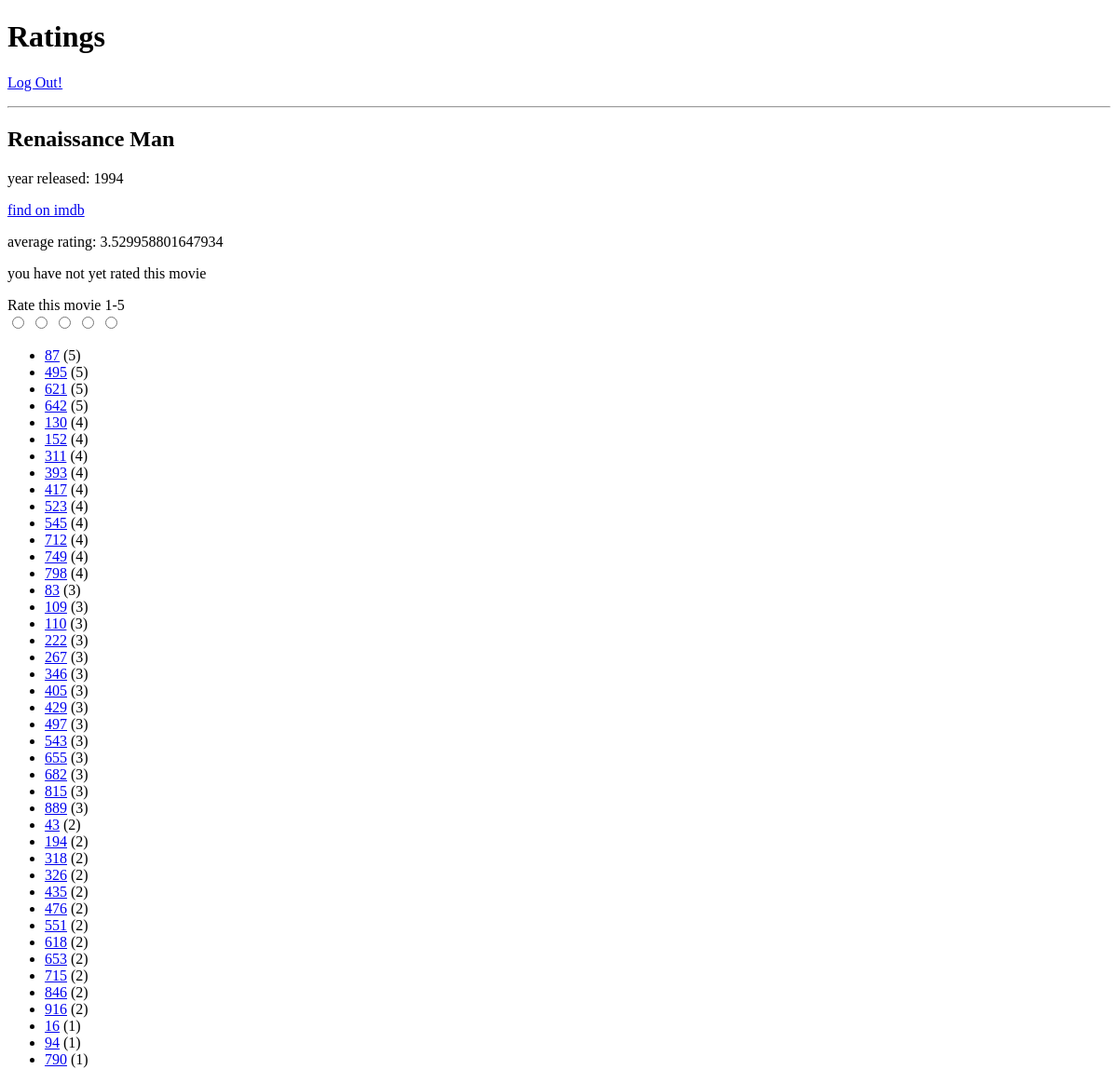
The app's page /movies/944 (signed in) with its own data.
### model.py (models this page shows, shortened)
class Movie(db.Model):
    __tablename__ = "Movies"
    movie_id = db.Column(db.Integer, autoincrement=True, primary_key=True)
    title = db.Column(db.String(64), nullable=True)
    released_at = db.Column(db.DateTime, nullable=True)
    imdb_url = db.Column(db.String(128), nullable=True)

class User(db.Model):
    __tablename__ = "Users"
    user_id = db.Column(db.Integer, autoincrement=True, primary_key=True)
    email = db.Column(db.String(64), nullable=True)
    password = db.Column(db.String(64), nullable=True)
    age = db.Column(db.Integer, nullable=True)
    zipcode = db.Column(db.String(15), nullable=True)

### server.py (the view)
@app.route("/movies/<int:movie_id>")
def show_movie_details(movie_id):
    movie = db.session.query(Movie).get(movie_id)
    title = movie.title
    year = movie.released_at.strftime("%Y")
    url = movie.imdb_url
    ratings = db.session.query(User.user_id, Rating.score).join(Rating).filter_by(movie_id=movie_id).order_by(Rating.score.desc(), User.user_id).all()
    user_rating = db.session.query(Rating.score).filter_by(movie_id=movie_id, user_id=session["user_id"]).first()
    QUERY = """
        SELECT avg(score)
        FROM Ratings
        WHERE movie_id = movie_id
        """
    db_cursor = db.session.execute(QUERY, {'movie_id': movie_id})
    row = db_cursor.fetchone()
    avg = row[0]
    return render_template("movie-details.html",
                           movie_id=movie_id,
                           title=title,
                           year=year,
                           url=url,
                           ratings=ratings,
                           avg=avg,
                           user_rating=user_rating)

### templates/movie-details.html (shortened to what this page needs)
{% extends 'base.html' %}
{% block content %}
<h2>{{ title }}</h2>
<p>year released: {{ year }}</p>
<p><a href="{{ url }}">find on imdb</a></p>
<p>average rating: {{ avg }}</p>
{% if session["user_id"] %}
    {% if user_rating %}
        <p>your rating: {{ user_rating[0] }}</p>
    {% else %}
        <p>you have not yet rated this movie</p>
    {% endif %}
    Rate this movie 1-5
    <form method="POST" action="/add-rating">
        <span class="star-rating">
          <input class="star" type="radio" name="rating" value="1">
          <input class="star" type="radio" name="rating" value="2">
          <input class="star" type="radio" name="rating" value="3">
          <input class="star" type="radio" name="rating" value="4">
          <input class="star" type="radio" name="rating" value="5">
        </span>
    </form>
{% else %}
    <p><a href="/login-form">Log in</a> to rate this movie</p>
{% endif %}
<p>
    <ul>
        {% for user_id, score in ratings %}
            <li>
                <a href="/users/{{ user_id }}">{{ user_id }}</a> ({{ score }})
            </li>
        {% endfor %}
    </ul>
{% endblock %}

### records on screen
Movie: title "Renaissance Man"
User: user_id "495", score "5"
User: user_id "621", score "5"
User: user_id "642", score "5"
User: user_id "311", score "4"
User: user_id "393", score "4"
User: user_id "417", score "4"
User: user_id "523", score "4"
User: user_id "545", score "4"
User: user_id "712", score "4"
User: user_id "749", score "4"
User: user_id "798", score "4"
User: user_id "267", score "3"
User: user_id "346", score "3"
User: user_id "405", score "3"
User: user_id "429", score "3"
User: user_id "497", score "3"
User: user_id "543", score "3"
User: user_id "655", score "3"
User: user_id "682", score "3"
User: user_id "815", score "3"
User: user_id "889", score "3"
User: user_id "318", score "2"
User: user_id "326", score "2"
User: user_id "435", score "2"
User: user_id "476", score "2"
User: user_id "551", score "2"
User: user_id "618", score "2"
User: user_id "653", score "2"
User: user_id "715", score "2"
User: user_id "846", score "2"
User: user_id "916", score "2"
User: user_id "790", score "1"

### other values on screen
{{ year }} "1994"
{{ avg }} "3.529958801647934"
{{ user_id }} "87" "130" "152" "83" "109" "110" "222" "43" "194" "16" "94"
{{ score }} "5" "4" "4" "3" "3" "3" "3" "2" "2" "1" "1"
